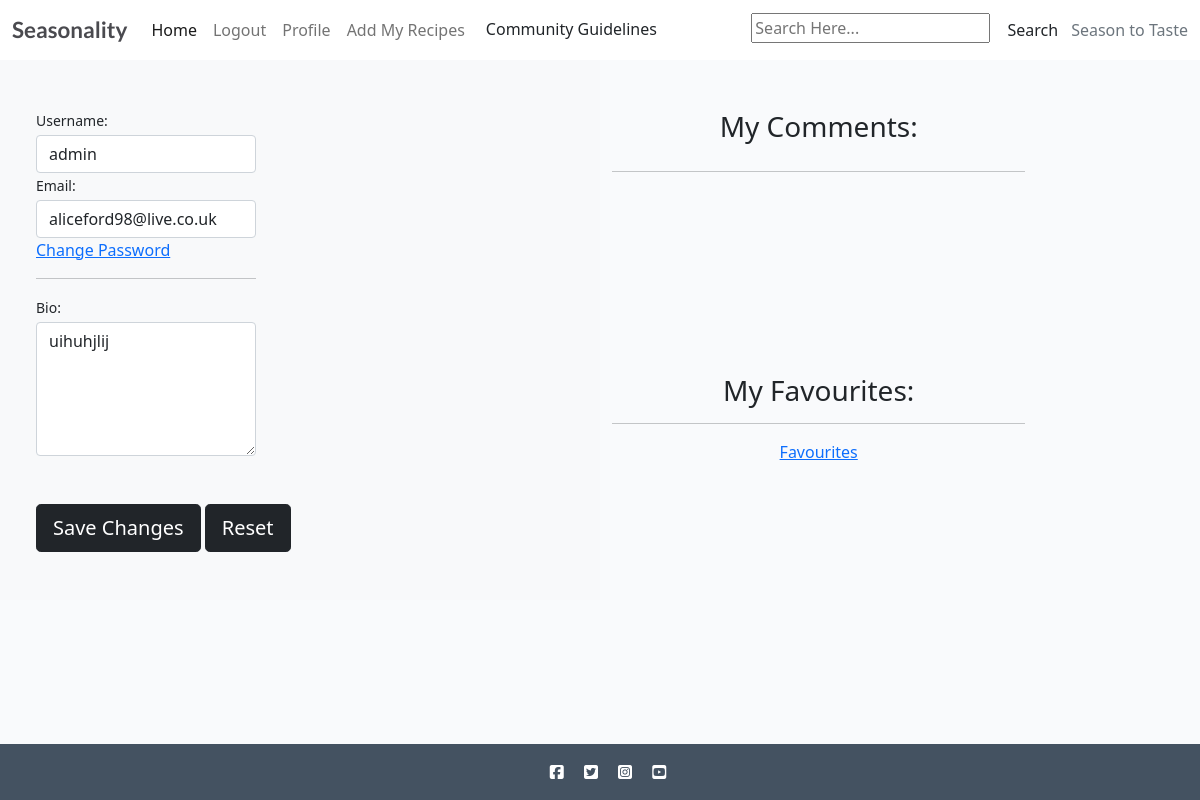
Page /profile/profile/ (signed in) on the earlier database version.
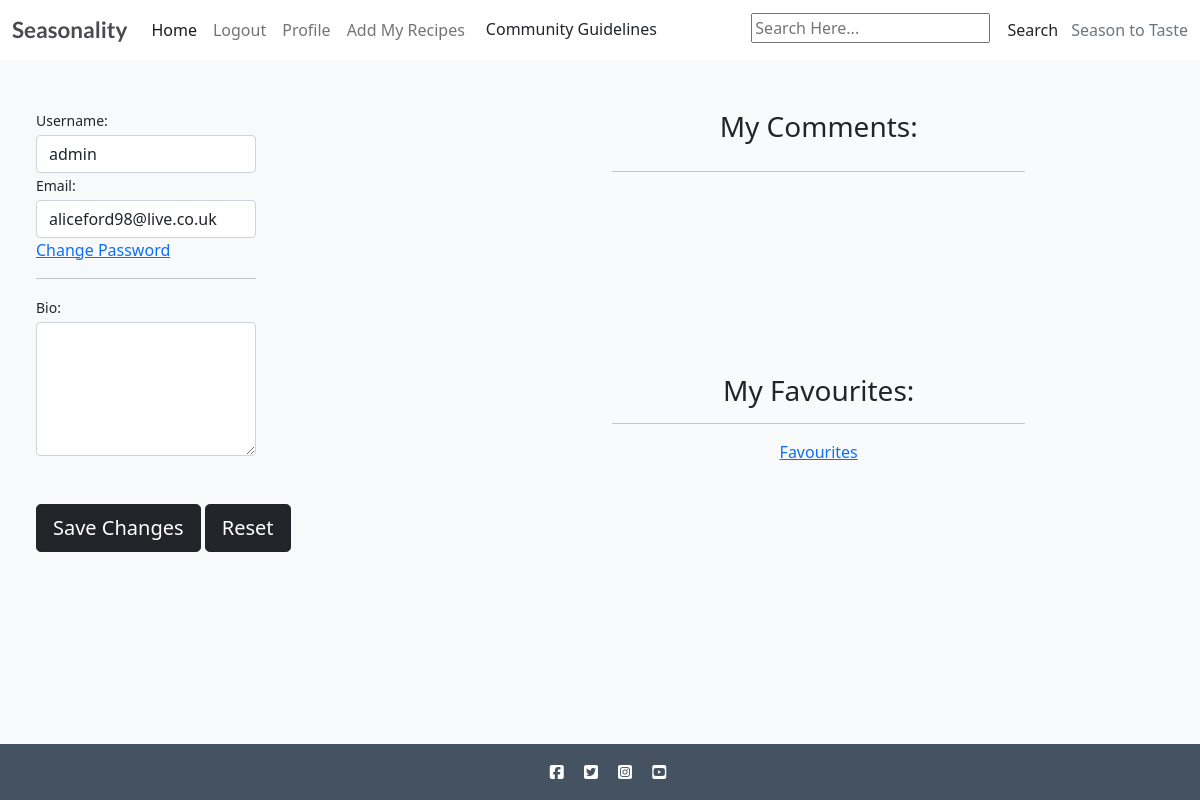
Same page on the later database version.
### profiles/models.py (models this page shows, shortened)
class Profile(models.Model):
    user = models.OneToOneField(User, on_delete=models.CASCADE)
    profile_image = CloudinaryField('image', default='placeholder')
    bio = models.TextField()

### profiles/views.py (the view)
# urls.py: path('profile/', views.profile, name='profile'),
@login_required
def profile(request):
    if request.method == 'POST':
        user_form = UpdateUserForm(request.POST, instance=request.user)
        profile_form = UpdateProfileForm(request.POST, request.FILES, instance=request.user.profile)
        if user_form.is_valid() and profile_form.is_valid():
            user_form.save()
            profile_form.save()
            saved = True
            return render(request, 'profiles/profile.html', {'user_form': user_form, 'profile_form': profile_form, "saved": True})
    else:
        user_form = UpdateUserForm(instance=request.user)
        profile_form = UpdateProfileForm(instance=request.user.profile)
        saved = False
    return render(request, 'profiles/profile.html', {'user_form': user_form, 'profile_form': profile_form, "saved": saved})

### profiles/forms.py
class UpdateUserForm(forms.ModelForm):
    username = forms.CharField(max_length=100,
                               required=True,
                               widget=forms.TextInput(attrs={'class': 'form-control'}))
    email = forms.EmailField(required=True,
                             widget=forms.TextInput(attrs={'class': 'form-control'}))
    class Meta:
        model = User
        fields = ['username', 'email']

class UpdateProfileForm(forms.ModelForm):
    bio = forms.CharField(widget=forms.Textarea(attrs={'class': 'form-control', 'rows': 5}))
    class Meta:
        model = Profile
        fields = ['bio']

### templates/profiles/profile.html (shortened to what this page needs)
{% extends "../base/base.html" %}
{% block content %}
<div class="container-fluid">
    <div class="row no-gutter">
        <div class="col-md-6 bg-light">
            <div class="login d-flex align-items-center py-5">
                <div class="container">
                    <div class="row">
                        <div class="col-12 col-md-12  mx-auto">
                            <div class="form-content">
                                <form method="post" enctype="multipart/form-data">
                                    <div class="form-row">
                                        <div class="col-md-5">
                                            <div class="form-group">
                                                <label class="small mb-1">Username:</label>
                                                {{ user_form.username }}
                                                <label class="small mb-1">Email:</label>
                                                {{ user_form.email }}
                                            </div>
                                            <div class="form-group">
                                                <a href="#">Change Password</a>
                                                <hr>
                                            </div>
                                            <label class="small mb-1">Bio:</label> {{ profile_form.bio }}
                                        </div>
                                    </div>
                                    <br><br>
                                    <button type="submit" class="btn btn-dark btn-lg">Save Changes</button>
                                    <button type="reset" class="btn btn-dark btn-lg">Reset</button>
                                </form>
                            </div>
                        </div>
                    </div>
                </div>
            </div>
        </div>
        <div class="col-md-6 d-none d-md-flex">
            <div class="row">
                <div class="text-center">
                    <h3 class="profile-extras">My Comments:</h3>
                    <div class="ml-auto pt-1">
                    </div>
                    <hr class="mb-3">
                </div>
                <div class="text-center">
                    <h3 class="profile-extras">My Favourites:</h3>
                    <hr class="mb-3">
                    <a aria-current="page" href="{% url 'favourites' %}">Favourites</a>
                </div>
            </div>
        </div>
    </div>
</div>
{% endblock %}

Differences in the rows shown:
changed Profile: bio "uihuhjlij" → (not shown)
